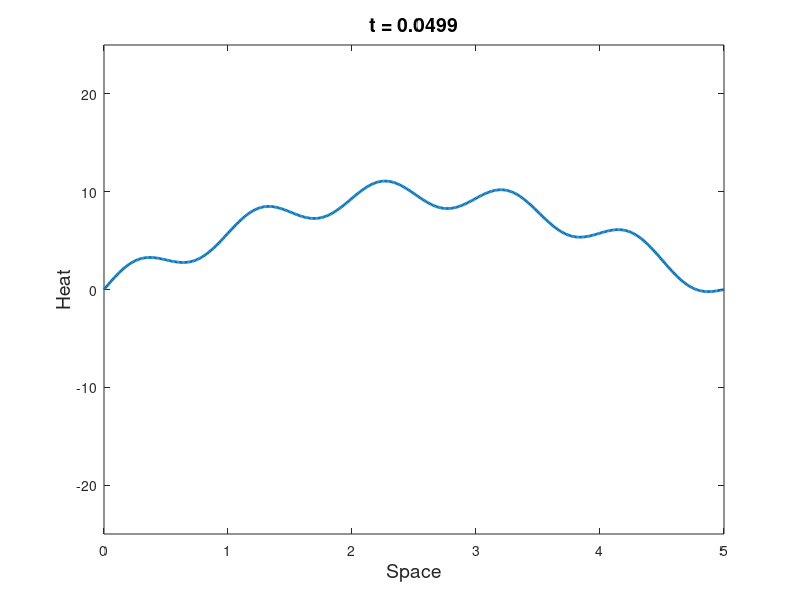

MATLAB code for this plot:

n   = [1,10,100];
bn = [10,10,10];
L = 5;
k = 1;
x = linspace(0,5,500);
u = 0;
t = 0;

figure
for i = 1:500
    for j = 1:length(n)
         lambda = (n(j)^2*pi^2)/25;
         u = u + exp(-lambda*k*t)*(bn(j)*sin(sqrt(lambda)*x));
    end
    plot(x,u,'LineWidth', 2)
    axis([0 5 -25 25])
    xlabel('Space','FontSize',14); ylabel('Heat','FontSize',14);
    title('Heat Diffusion:Change t-step to see different modes decay','FontSize',14);
    if i == 1
        pause;
    end
    title(['t = ' num2str(t)]) 
    pause(.1)
    t = t+.0001;
    u = 0;
end